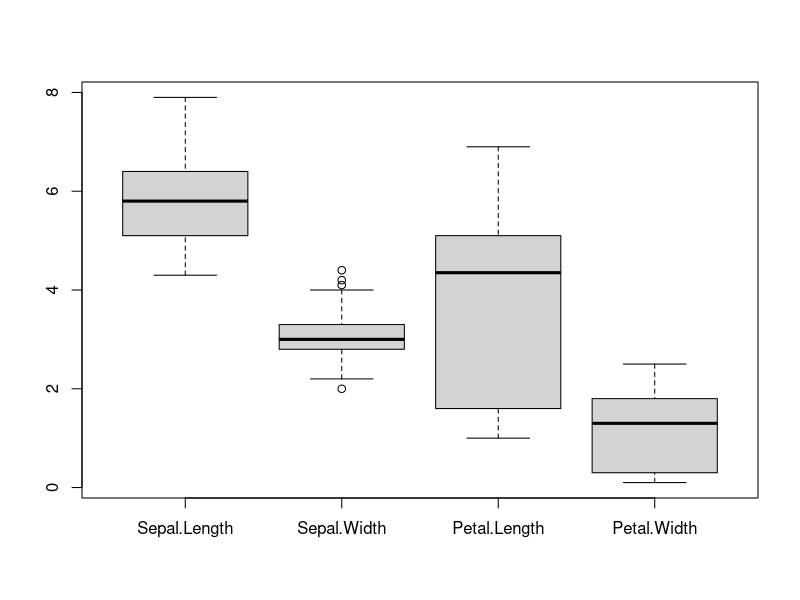
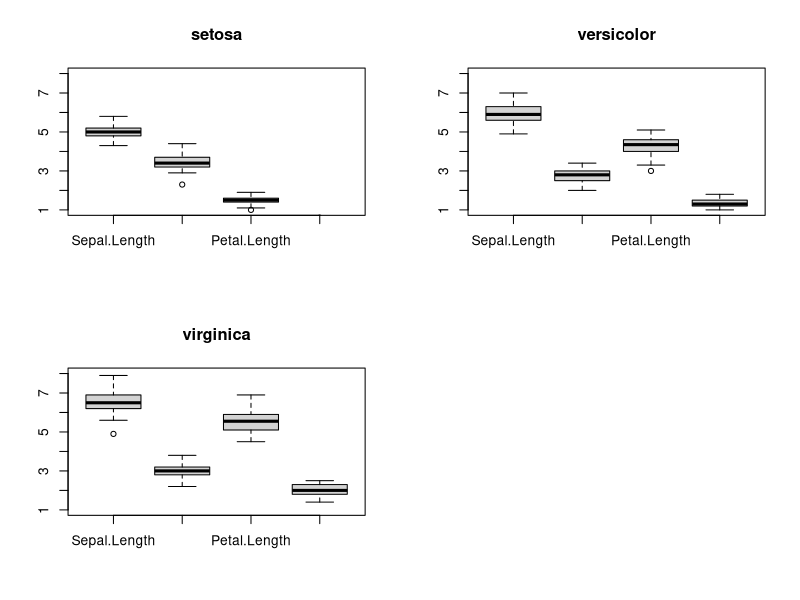

Recreate these plots in R, in order.
###############################
### M U S T E R L Ö S U N G ###
###############################

# Ausgangssituation
iris

# Deksriptive Analyse
summary(iris)
boxplot(iris[1:4])
setosa <- subset(iris, Species=="setosa")
versicolor <- subset(iris, Species=="versicolor")
virginica <- subset(iris, Species=="virginica")
summary(setosa[c(1:4)])
summary(versicolor[c(1:4)])
summary(virginica[c(1:4)])

# Bivariate Analyse
cor(iris[1:4])

# Grafische Darstellung zur Mustererkennung
par(mfrow=c(2,2))
boxplot(setosa[c(1:4)], main="setosa", ylim=c(1,8))
boxplot(versicolor[c(1:4)], main="versicolor", ylim=c(1,8))
boxplot(virginica[c(1:4)], main="virginica", ylim=c(1,8))

# Mustererkennung - Setosa
identification <- subset(iris, Petal.Length>="1" & Petal.Length<="2" & Petal.Width<="1", select=c(Species))
summary(identification)

# Mustererkennung - Versicolor
identification <- subset(iris, Petal.Length>="3" & Petal.Length<="5" & Petal.Width<="2", select=c(Species))
summary(identification)

# Mustererkennung - Virginica
identification <- subset(iris, Petal.Length>="4.5" & Petal.Width>="1.6", select=c(Species))
summary(identification)